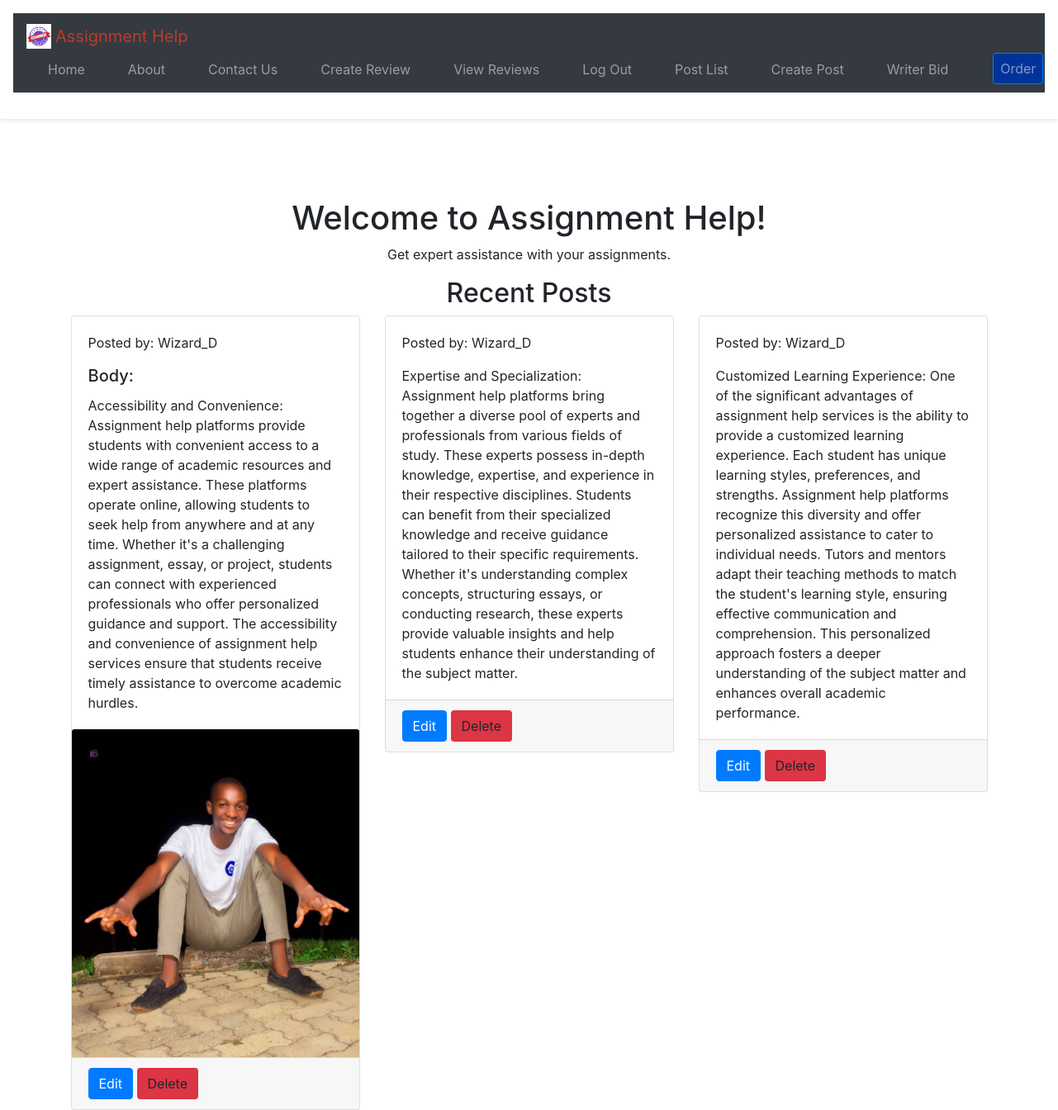
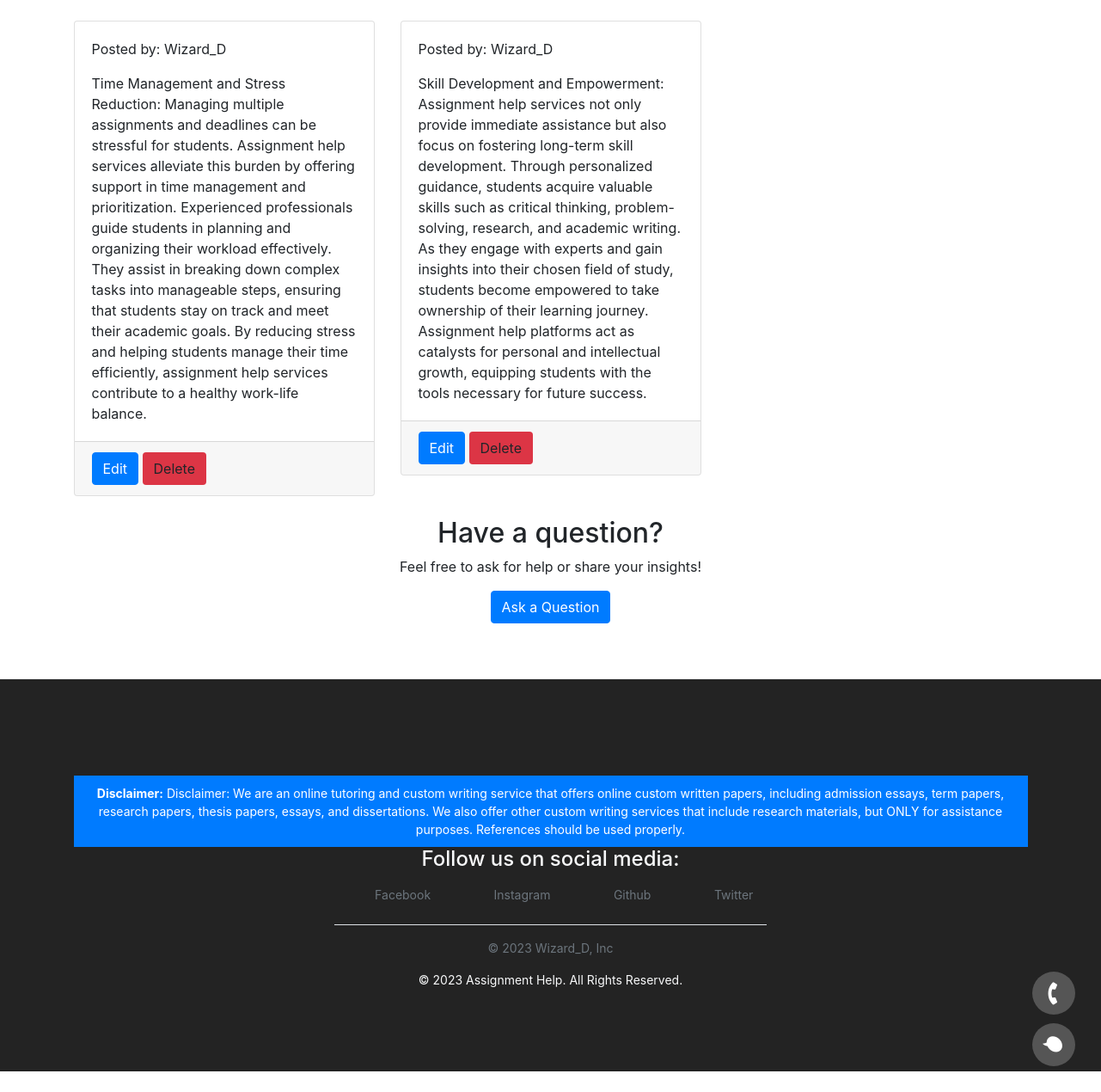
The app's page /post/ (signed in) with its own data (2 pictures, top to bottom).
### posts/models.py (models this page shows, shortened)
class Post(models.Model):
    title = models.CharField(max_length=255, default='')
    user = models.ForeignKey(settings.AUTH_USER_MODEL, on_delete=models.CASCADE, default=1)
    text = models.TextField()
    created_at = models.DateTimeField(default=timezone.now)
    image = models.ImageField(upload_to='post_images', blank=True, null=True)

### users/models.py (models this page shows)
class CustomUser(AbstractUser):
    pass

### posts/views.py (the view)
# urls.py: path('', login_required(views.post_list), name='post_list'),
@login_required(login_url='/accounts/login/')
def post_list(request):
    posts = Post.objects.all()
    return render(request, 'post/post_list.html', {'posts': posts})

### pages/templates/post/post_list.html (shortened to what this page needs)
{% extends 'base.html' %}
{% block content %}
  <h1>Welcome to Assignment Help!</h1>
  <p>Get expert assistance with your assignments.</p>
  <h2>Recent Posts</h2>
  <div class="row">
    {% for post in posts %}
      <div class="col-md-4">
        <div class="card mb-4">
          <div class="card-body">
            <p class="card-text">Posted by: {{ post.user.username }}</p>
            <h5 class="card-title">{{ post.title }}</h5>
            <p class="card-text">{{ post.text }}</p>
          </div>
          {% if post.image %}
            <img src="{{ post.image.url }}" alt="Post Image" class="card-img-top">
          {% endif %}
          <div class="card-footer">
            {% if post.user == request.user %}
              <a href="{% url 'post:post_edit' post.pk %}" class="btn btn-sm btn-primary">Edit</a>
              <a href="{% url 'post:post_delete' post.pk %}" class="btn btn-sm btn-danger">Delete</a>
            {% endif %}
          </div>
        </div>
      </div>
    {% empty %}
      <p>No posts available.</p>
    {% endfor %}
  </div>
  <h2>Have a question?</h2>
  <p>Feel free to ask for help or share your insights!</p>
  <a href="{% url 'save_contact' %}" class="btn btn-primary">Ask a Question</a>
{% endblock %}
{% block footer %}
  {% include 'footer.html' %}
{% endblock %}

### pages/static/css/base.css (style rules this page uses)
body { margin: 0; font-family: -apple-system, BlinkMacSystemFont, "Segoe UI", Roboto, "Helvetica Neue", Arial, "Noto Sans", sans-serif, "Apple Color Emoji", "Segoe UI Emoji", "Segoe UI Symbol", "Noto Color Emoji"; font-size: 1rem; font-weight: 400; line-height: 1.5; color: #212529; text-align: left; background-color: #fff; }
a { color: #007bff; text-decoration: none; }
.btn { display: inline-block; font-weight: 400; color: #212529; text-align: center; vertical-align: middle; cursor: pointer; border: 1px solid transparent; padding: 0.375rem 0.75rem; font-size: 1rem; line-height: 1.5; border-radius: 0.25rem; transition: color 0.15s ease-in-out, background-color 0.15s ease-in-out, border-color 0.15s ease-in-out, box-shadow 0.15s ease-in-out; }
.btn-primary { color: #fff; background-color: #007bff; border-color: #007bff; }
.btn-primary { background-color: #007bff; border-color: #007bff; }
.h1,.h2,.h3,.h4,.h5,.h6,h1,h2,h3,h4,h5,h6 { margin-bottom: .5rem; font-family: inherit; font-weight: 500; line-height: 1.2; color: inherit }
.h1,h1 { font-size: 2.5rem }
.h2,h2 { font-size: 2rem }
.h5,h5 { font-size: 1.25rem }
.row { display: -ms-flexbox; display: flex; -ms-flex-wrap: wrap; flex-wrap: wrap; margin-right: -15px; margin-left: -15px }
.col,.col-1,.col-10,.col-11,.col-12,.col-2,.col-3,.col-4,.col-5,.col-6,.col-7,.col-8,.col-9,.col-auto,.col-lg,.col-lg-1,.col-lg-10,.col-lg-11,.col-lg-12,.col-lg-2,.col-lg-3,.col-lg-4,.col-lg-5,.col-lg-6,.col-lg-7,.col-lg-8,.col-lg-9,.col-lg-auto,.col-md,.col-md-1,.col-md-10,.col-md-11,.col-md-12,.col-md-2,.col-md-3,.col-md-4,.col-md-5,.col-md-6,.col-md-7,.col-md-8,.col-md-9,.col-md-auto,.col-sm,.col-sm-1,.col-sm-10,.col-sm-11,.col-sm-12,.col-sm-2,.col-sm-3,.col-sm-4,.col-sm-5,.col-sm-6,.col-sm-7,.col-sm-8,.col-sm-9,.col-sm-auto,.col-xl,.col-xl-1,.col-xl-10,.col-xl-11,.col-xl-12,.col-xl-2,.col-xl-3,.col-xl-4,.col-xl-5,.col-xl-6,.col-xl-7,.col-xl-8,.col-xl-9,.col-xl-auto { width: 100%; padding-right: 15px; padding-left: 15px }

### records on screen
Post: user.username "Wizard_D", title "Body:", text "Accessibility and Convenience: Assignment help platforms provide students with convenient access to a wide range of academic resources and expert assistance. These platforms operate online, allowing students to seek help from anywhere and at any time. Whether it's a challenging assignment, essay, or project, students can connect with experienced professionals who offer personalized guidance and support. The accessibility and convenience of assignment help services ensure that students receive timely assistance to overcome academic hurdles.", image (picture), shows "Edit"
Post: user.username "Wizard_D", text "Expertise and Specialization: Assignment help platforms bring together a diverse pool of experts and professionals from various fields of study. These experts possess in-depth knowledge, expertise, and experience in their respective disciplines. Students can benefit from their specialized knowledge and receive guidance tailored to their specific requirements. Whether it's understanding complex concepts, structuring essays, or conducting research, these experts provide valuable insights and help students enhance their understanding of the subject matter.", shows "Edit"
Post: user.username "Wizard_D", text "Customized Learning Experience: One of the significant advantages of assignment help services is the ability to provide a customized learning experience. Each student has unique learning styles, preferences, and strengths. Assignment help platforms recognize this diversity and offer personalized assistance to cater to individual needs. Tutors and mentors adapt their teaching methods to match the student's learning style, ensuring effective communication and comprehension. This personalized approach fosters a deeper understanding of the subject matter and enhances overall academic performance.", shows "Edit"
Post: user.username "Wizard_D", text "Time Management and Stress Reduction: Managing multiple assignments and deadlines can be stressful for students. Assignment help services alleviate this burden by offering support in time management and prioritization. Experienced professionals guide students in planning and organizing their workload effectively. They assist in breaking down complex tasks into manageable steps, ensuring that students stay on track and meet their academic goals. By reducing stress and helping students manage their time efficiently, assignment help services contribute to a healthy work-life balance.", shows "Edit"
Post: user.username "Wizard_D", text "Skill Development and Empowerment: Assignment help services not only provide immediate assistance but also focus on fostering long-term skill development. Through personalized guidance, students acquire valuable skills such as critical thinking, problem-solving, research, and academic writing. As they engage with experts and gain insights into their chosen field of study, students become empowered to take ownership of their learning journey. Assignment help platforms act as catalysts for personal and intellectual growth, equipping students with the tools necessary for future success.", shows "Edit"
